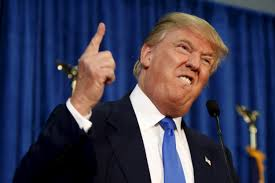
#> input picture Assignments/Assignment2/RishikeshJ_250902_Assignment2/images.jpg, 275 x 183 px
$ python -i image_processing.py   (imports and definitions only)
#> lines starting #> are read from the running program, lines starting #| are printed output that depends on the picture
#> further down, picture is the input picture: PIL image 275x183 RGB; mean R, G, B 57.5, 58.8, 83.1
# COMMENT ON QUESTION 3
# Nearest Color produces flat, blocky color patches with harsh banding, best suited for simple graphics. Floyd–Steinberg creates the most realistic,
# photograph-like result by scattering fine, organic dots for smooth gradients. Ordered (Bayer) applies a rigid, repeating grid pattern that gives images a structured,
# retro-arcade aesthetic. Meanwhile, Atkinson Dithering discards excess noise to deliver punchy contrast and crisp edge detail, preserving highlights and fine textures
# without muddying the shadows.


from PIL import Image, ImageEnhance, ImageFilter, ImageOps
import numpy as np
import matplotlib.pyplot as plt


# --- Dithering & Quantization Algorithms ---

# [116 lines left out: functions find_closest_color, dither_floyd_steinberg, dither_bayer, dither_atkinson, process_image, not called in this run]


# --- Image Adjustments & Filters ---

def adjust_brightness(image, factor):
    return ImageEnhance.Brightness(image).enhance(factor)

def adjust_contrast(image, factor):
    return ImageEnhance.Contrast(image).enhance(factor)

def adjust_saturation(image, factor):
    return ImageEnhance.Color(image).enhance(factor)

def adjust_sharpness(image, factor):
    return ImageEnhance.Sharpness(image).enhance(factor)

# [4 lines left out: function adjust_blur, not called in this run]

def flip_x(image):
    return image.transpose(Image.Transpose.FLIP_LEFT_RIGHT)

def flip_y(image):
    return image.transpose(Image.Transpose.FLIP_TOP_BOTTOM)

# [4 lines left out: function blur_mosaic, not called in this run]

def apply_invert(image):
    return ImageOps.invert(image.convert("RGB"))

def apply_grayscale(image):
    return ImageOps.grayscale(image).convert("RGB")

# [51 lines left out: functions apply_gamma, apply_white_balance, apply_effects, not called in this run]

def show_histogram(image):
    if image is None:
        return

    # Ensure image is in RGB mode
    image = image.convert("RGB")
    r, g, b = image.split()
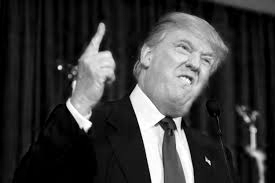
#> r: PIL image 275x183 L; min 0, max 255, mean 57.5
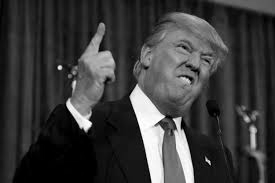
#> g: PIL image 275x183 L; min 0, max 255, mean 58.8
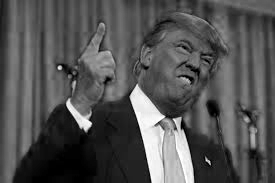
#> b: PIL image 275x183 L; min 0, max 255, mean 83.1

    # 1. Target the named window FIRST, then clear previous drawings
    plt.figure("RGB Histogram Viewer")
    plt.clf()

    # 2. Plot individual color channel distributions
    plt.plot(r.histogram(), color='red', label='Red')
    plt.plot(g.histogram(), color='green', label='Green')
    plt.plot(b.histogram(), color='blue', label='Blue')

    # 3. Apply labels, grid, and exact 8-bit pixel bounds
    plt.title("RGB Channel Intensity Histogram")
    plt.xlabel("Pixel Intensity (0 - 255)")
    plt.ylabel("Pixel Count")
    plt.xlim([0, 256])
    plt.legend(loc="upper right")
    plt.grid(True, linestyle="--", alpha=0.5)

    # 4. Non-blocking call prevents Tkinter GUI freeze
    plt.show(block=False)
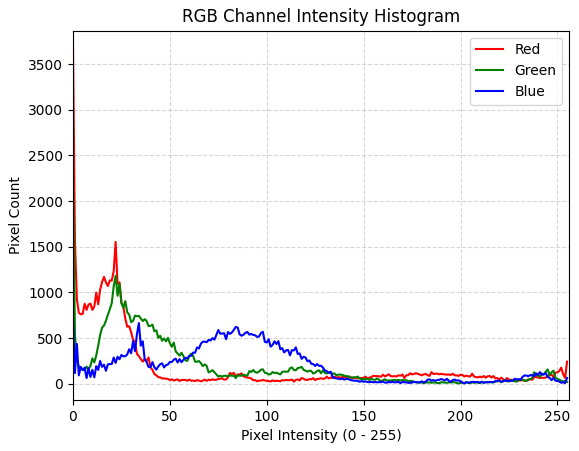
#> figure drawn by matplotlib, 1 panel; curve peaks at x = 0, y = 3683; curve peaks at x = 0, y = 2325; curve peaks at x = 0, y = 695

>>> from PIL import Image
>>> picture = Image.open('../../Assignment2/RishikeshJ_250902_Assignment2/images.jpg')
>>> result = show_histogram(picture)
